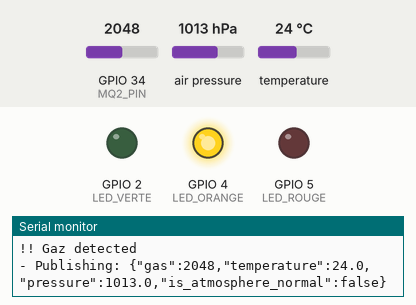
Bench run of a sketch on a simulated ESP32. On the bench: output pins drawn as LEDs (lit = HIGH), the last lines printed to the serial monitor. Inputs (shaded band) come from the test bench; at power-on: GPIO 34 (MQ2_PIN) = 2048, air pressure 1013 hPa, temperature 24 °C. WiFi joins after 1.5 s; servers stay silent unless stated; no MQTT or app messages arrive unless stated.

Above: at 2.7 s.
2.8 s: GPIO 34 (MQ2_PIN) set to 1570
4.9 s: GPIO 34 (MQ2_PIN) set to 1465
At 6.2 s:
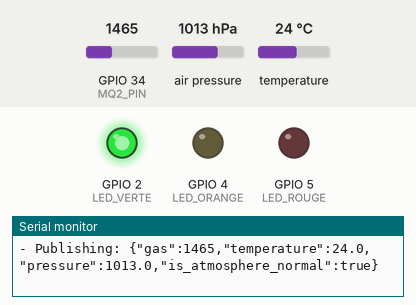
7.3 s: GPIO 34 (MQ2_PIN) set to 1540
At 9.0 s:
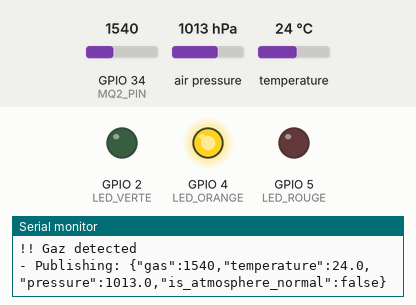
9.3 s: GPIO 34 (MQ2_PIN) set to 1460
At 11.1 s:
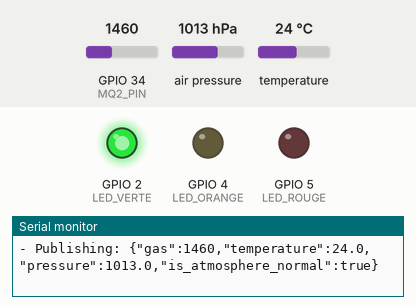
Timing chart, 0 to 12.5 s (numbered marks = the images above; inputs shaded):
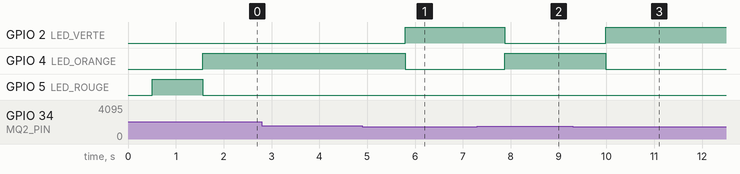

The sketch:

code.ino
```cpp
#include <WiFi.h>
#include <PubSubClient.h>
#include <Wire.h>
#include <Adafruit_BMP085.h>

const char* wifi_ssid = "vxlaHjfkagkyjd";
const char* wifi_password = "araragimyguy";
const char* mqtt_server_broker = "192.168.87.30";

WiFiClient esp_wifi_client;
PubSubClient client(esp_wifi_client);

const int MQTT_BUFFER = 512;

Adafruit_BMP085 bmp;

/*
 * Analog PIN configuration
 * */
#define MQ2_PIN      34   // ADC1
#define LED_VERTE    2
#define LED_ORANGE   4
#define LED_ROUGE    5

/*
 * MIN/MAX value for each sensor
 * */
#define GAS_MAX          1500
#define TEMP_MIN         -10.0
#define TEMP_MAX         50.0
#define PRESSURE_MIN     950.0
#define PRESSURE_MAX     1050.0

/*
 * Timing publish interval
 * */
unsigned long last_publish_time = 0;
const long PUBLISH_INTERVAL = 300;


void setup_LEDs() {
  pinMode(LED_VERTE, OUTPUT);
  pinMode(LED_ORANGE, OUTPUT);
  pinMode(LED_ROUGE, OUTPUT);
  all_LEDs_off();
}

void all_LEDs_off() {
  digitalWrite(LED_VERTE, LOW);
  digitalWrite(LED_ORANGE, LOW);
  digitalWrite(LED_ROUGE, LOW);
}

void set_LED_status(bool mqtt_ok, bool is_atmosphere_normal) {
  all_LEDs_off();

  if (!mqtt_ok) {
    digitalWrite(LED_ROUGE, HIGH);
  } else if (is_atmosphere_normal) {
    // mqtt works and atmosphere is normal
    digitalWrite(LED_VERTE, HIGH);
  } else {
    // something ain't right
    digitalWrite(LED_ORANGE, HIGH);
  }
}

bool check_atmosphere(float temperature, float pressure, int gas) {
  bool is_temperature_nice = (temperature >= TEMP_MIN && temperature <= TEMP_MAX);
  bool is_pressure_normal = (pressure >= PRESSURE_MIN && pressure <= PRESSURE_MAX);
  bool is_gas_minimal = (gas <= GAS_MAX);

  if (!is_temperature_nice) Serial.println("!! Extreme temperature");
  if (!is_pressure_normal) Serial.println("!! Pressure not normal");
  if (!is_gas_minimal) Serial.println("!! Gaz detected");

  return (is_temperature_nice && is_pressure_normal && is_gas_minimal);
}

void setup_wifi() {
  Serial.print("Connecting WiFi");
  WiFi.begin(wifi_ssid, wifi_password);

  while (WiFi.status() != WL_CONNECTED) {
    delay(500);
    Serial.print(".");

    set_LED_status(false, false);
  }

  Serial.println("\nWiFi connected");
  Serial.println(WiFi.localIP());
}

void mqtt_reconnect() {
  while (!client.connected()) {
    Serial.print("Connecting MQTT...");

    set_LED_status(false, false);

    if (client.connect("esp32-client")) {
      Serial.println("connected");
    } else {
      Serial.printf("failed, rc=%d\n", client.state());

      delay(2000);
    }
  }
}

void setup() {
  Serial.begin(9600);

  setup_LEDs();
  setup_wifi();

  client.setBufferSize(MQTT_BUFFER);
  client.setServer(mqtt_server_broker, 1883);

  // SDA and SCL
  Wire.begin(21, 22);

  if (!bmp.begin()) {
    Serial.println("- [X] BMP180 not found");
  } else {
    Serial.println("- BMP180 OK");
  }
}

void loop() {
  if (!client.connected()) {
    mqtt_reconnect();
  }
  client.loop();

  int gas_value = analogRead(MQ2_PIN);
  float temperature = bmp.readTemperature();

  // and convert to hecto-pascal by dividing by 100
  float pressure = bmp.readPressure() / 100.0;

  bool is_atmosphere_normal = check_atmosphere(temperature, pressure, gas_value);
  bool mqtt_ok = client.connected();

  // update LEDs
  set_LED_status(mqtt_ok, is_atmosphere_normal);

  /*
   * Publish retrieved values periodically to MQTT
   * but first check the last time we published to MQTT
   * */
  if (millis() - last_publish_time >= PUBLISH_INTERVAL) {
    last_publish_time = millis();

    // then publish
    String payload = "{";
    payload += "\"gas\":" + String(gas_value);
    payload += ",\"temperature\":" + String(temperature, 1);
    payload += ",\"pressure\":" + String(pressure, 1);
    payload += ",\"is_atmosphere_normal\":" + String(is_atmosphere_normal ? "true" : "false");
    payload += "}";

    Serial.println("- Publishing: " + payload);

    boolean published = client.publish("esp32/sensors", payload.c_str());
    if (!published) {
      Serial.println("- [X] Failed to publish to MQTT");
    }
  }

  delay(1000);
}
```

Measured:
- the behaviour switches between 1501 and 1500 on GPIO 34 (MQ2_PIN) (found by bisection; images 0 and 1)
- after the input at 4.9 s, GPIO 2 (LED_VERTE): LOW → HIGH after 0.90 s; GPIO 4 (LED_ORANGE): HIGH → LOW after 0.90 s
- after the input at 7.3 s, GPIO 2 (LED_VERTE): HIGH → LOW after 0.57 s; GPIO 4 (LED_ORANGE): LOW → HIGH after 0.57 s
- after the input at 9.3 s, GPIO 2 (LED_VERTE): LOW → HIGH after 0.68 s; GPIO 4 (LED_ORANGE): HIGH → LOW after 0.68 s
